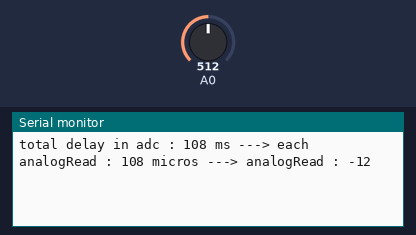
A sketch run on a simulated Arduino Uno, built with avr-gcc and run on an emulated ATmega328P. On the bench: the last lines printed to the serial monitor. Inputs (shaded band) come from the test bench; at power-on: A0 = 512.

Above: at 1.2 s.
1.3 s: A0 set to 716
At 1.3 s:
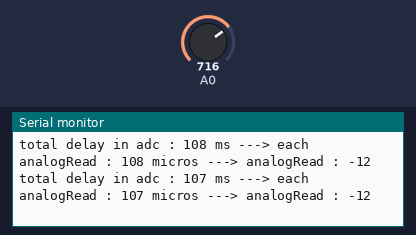
2.8 s: A0 set to 900
At 4.2 s:
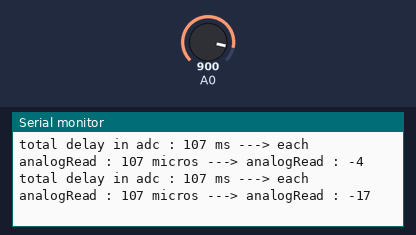
Timing chart, 0 to 5.8 s (numbered marks = the images above; inputs shaded):
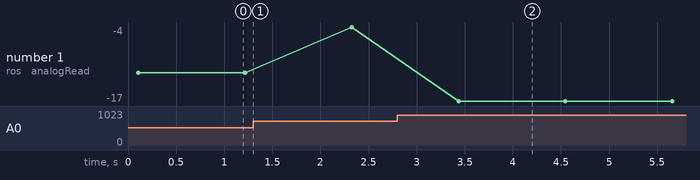

The sketch:

_02.analogRead.ino
```cpp
int sampleI;
int Number_of_Samples;
int sumI;

void setup()
{
  Serial.begin(115200);
  sampleI = 0;
  sumI    = 0;
  Number_of_Samples = 1000;
}

void loop()
{
  long start_adc_now = micros();

  for (unsigned int n = 0; n < Number_of_Samples; n++)
  {
    sampleI = analogRead(A0);
    sumI += sampleI;
  }

  long stop_adc_now = micros();

  Serial.print("total delay in adc : ");
  Serial.print((stop_adc_now - start_adc_now) / 1000);
  Serial.print(" ms ---> each analogRead : ");
  Serial.print((stop_adc_now - start_adc_now) / Number_of_Samples );
  Serial.print(" micros ---> analogRead : ");
  Serial.println(sumI / Number_of_Samples);

  sumI = 0;

  //delayMicroseconds(10);
  delay (1000);

}
```

Measured:
- after the input at 2.8 s, the serial monitor: prints a new line after 0.64 s (image 2)
- plotted number 1: -12 → -4 after the input at 1.3 s, -4 → -17 after the input at 2.8 s
